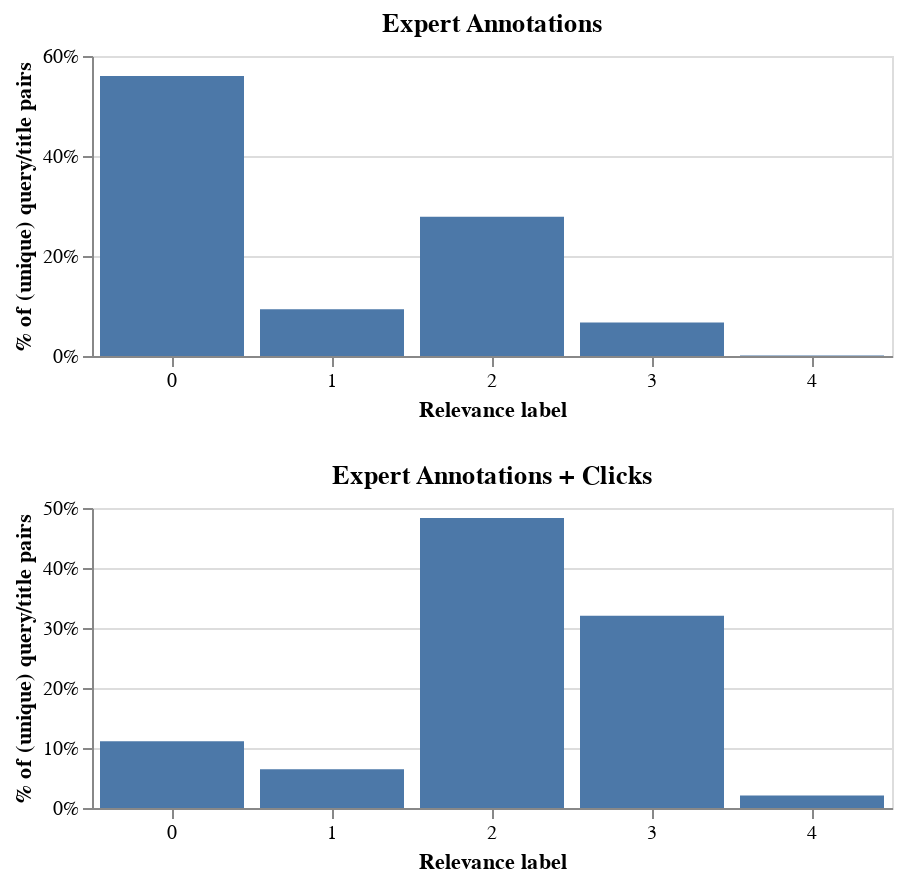

Notebook cell for this chart:
### Markdown cell above
#### Relevance distribution shift

### Code cell
alt.Chart(
    count_stats(annotation_df, groupby="label", unique=True),
    title="Expert Annotations",
    width=400,
    height=150,
).mark_bar().encode(
    x=alt.X("label:O", title="Relevance label").axis(labelAngle=0),
    y=alt.Y("perc_documents", title="% of (unique) query/title pairs").axis(format="%"),
    tooltip=["perc_documents"],
) & alt.Chart(
    count_stats(match_df, groupby="label", unique=True),
    title="Expert Annotations + Clicks",
    width=400,
    height=150,
).mark_bar().encode(
    x=alt.X("label:O", title="Relevance label").axis(labelAngle=0),
    y=alt.Y("perc_documents", title="% of (unique) query/title pairs").axis(format="%"),
    tooltip=["perc_documents"],
)

### Figure 1 — Vega-Lite specification as saved in the notebook (floating-point values rounded to 4 significant figures)
{"config": {"view": {"continuousWidth": 300, "continuousHeight": 300}}, "vconcat": [{"data": {"name": "data-faa08050cf7f025c193079299d7111ef"}, "mark": {"type": "bar"}, "encoding": {"tooltip": [{"field": "perc_documents", "type": "quantitative"}], "x": {"axis": {"labelAngle": 0}, "field": "label", "title": "Relevance label", "type": "ordinal"}, "y": {"axis": {"format": "%"}, "field": "perc_documents", "title": "% of (unique) query/title pairs", "type": "quantitative"}}, "height": 150, "title": "Expert Annotations", "width": 400}, {"data": {"name": "data-5d64d90152bc085cc4d58cba4ec4ee9b"}, "mark": {"type": "bar"}, "encoding": {"tooltip": [{"field": "perc_documents", "type": "quantitative"}], "x": {"axis": {"labelAngle": 0}, "field": "label", "title": "Relevance label", "type": "ordinal"}, "y": {"axis": {"format": "%"}, "field": "perc_documents", "title": "% of (unique) query/title pairs", "type": "quantitative"}}, "height": 150, "title": "Expert Annotations + Clicks", "width": 400}], "$schema": "https://vega.github.io/schema/vega-lite/v5.16.3.json", "datasets": {"data-faa08050cf7f025c193079299d7111ef": [{"label": 0, "documents": 209419, "perc_documents": 0.5601}, {"label": 1, "documents": 34924, "perc_documents": 0.0934}, {"label": 2, "documents": 104126, "perc_documents": 0.2785}, {"label": 3, "documents": 25000, "perc_documents": 0.0669}, {"label": 4, "documents": 454, "perc_documents": 0.0012}], "data-5d64d90152bc085cc4d58cba4ec4ee9b": [{"label": 0, "documents": 1046, "perc_documents": 0.1113}, {"label": 1, "documents": 605, "perc_documents": 0.0644}, {"label": 2, "documents": 4543, "perc_documents": 0.4832}, {"label": 3, "documents": 3011, "perc_documents": 0.3203}, {"label": 4, "documents": 196, "perc_documents": 0.0208}]}}
